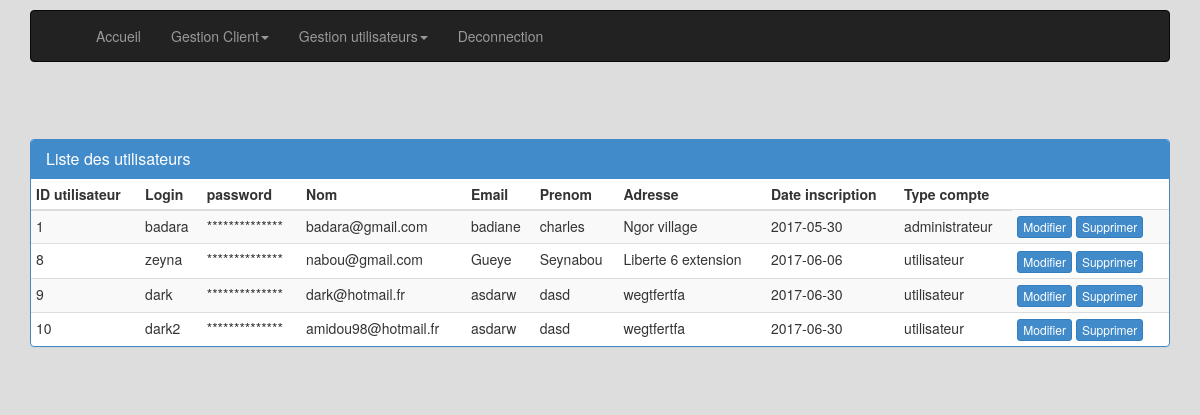
Screenshot of /traitement/php/liste-utilisateur.php (signed in) with the database file from the repository.
### tables this page shows
CREATE TABLE `user` (
  `id` int(11) NOT NULL,
  `login` varchar(20) NOT NULL,
  `password` varchar(50) NOT NULL,
  `pin` varchar(50) NOT NULL,
  `email` varchar(30) NOT NULL,
  `nom` varchar(30) NOT NULL,
  `prenom` varchar(30) NOT NULL,
  `adresse` text NOT NULL,
  `date_inscription` date NOT NULL,
  `type_groupe` int(11) NOT NULL
);

CREATE TABLE `user_groupe` (
  `id` int(11) NOT NULL,
  `groupe` varchar(15) NOT NULL
);

### traitement/php/liste-utilisateur.php (the view, shortened to what this page needs)
<?php
    include_once('connexion_sql.php');
    $reponse=$bdd->query('SELECT user.id, login, email, nom, prenom, adresse, date_inscription, groupe FROM user , user_groupe WHERE user.type_groupe=user_groupe.id') or die(print_r($bdd->errorInfo()));
?>
<!DOCTYPE HTML>
<html>
    <head>
        <link href="../css/bootstrap.css" rel="stylesheet">
    </head>
    <body>
        <div class="container">
            <?php include("menu.php"); ?>
            <div class="row">
                <section class="col-sm-12">
                    <div class="panel panel-primary">
                        <table class="table table-striped table-condensed">
                            <div class="panel-heading">
                                <h3 class="panel-title">Liste des utilisateurs</h3>
                            </div>
                            <thead>
                                <tr>
                                    <th>ID utilisateur</th>
                                    <th>Login</th>
                                    <th>password</th>
                                    <th>Nom</th>
                                    <th>Email</th>
                                    <th>Prenom</th>
                                    <th>Adresse</th>
                                    <th>Date inscription</th>
                                    <th>Type compte</th>
                                </tr>
                            </thead>
                            <tbody>
                                <?php
                                while($donnees=$reponse->fetch())
                                {
                                ?>
                                <tr>
                                    <td><?php echo htmlspecialchars($donnees['id']);?></td>
                                    <td><?php echo htmlspecialchars($donnees['login']);?></td>
                                    <td>**************</td>
                                    <td><?php echo htmlspecialchars($donnees['email']);?></td>
                                    <td><?php echo htmlspecialchars($donnees['nom']);?></td>
                                    <td><?php echo htmlspecialchars($donnees['prenom']);?></td>
                                    <td><?php echo htmlspecialchars($donnees['adresse']);?></td>
                                    <td><?php echo htmlspecialchars($donnees['date_inscription']);?></td>
                                    <td><?php echo htmlspecialchars($donnees['groupe']);?></td>
                                    <td>
                                        <a><?php echo '<a href="modifier-utilisateur.php?id_user='.$donnees['id'].'">';?><button class="btn btn-primary btn-xs">Modifier</button></a>
                                        <a><?php echo '<a href="liste-utilisateur.php?id_user='.$donnees['id'].'">';?><button class="btn btn-primary btn-xs">Supprimer</button></a>
                                    </td>
                                </tr>
                                <?php
                                }
                                ?>
                            </tbody>
                        </table>
                    </div>
                </section>
            </div>
        </div>
    </body>
</html>

### traitement/php/menu.php (shortened to what this page needs)
<nav class="navbar navbar-inverse" role="navigation">
    <div class="collapse navbar-collapse">
        <ul class="nav navbar-nav">
            <li><a href="accueil-admin.php">Accueil</a></li>
            <li class="dropdown">
                <a class="dropdown-toggle" data-toggle="dropdown" href="#">Gestion Client<b class="caret"></b></a>
            </li>
            <li class="dropdown">
                <a class="dropdown-toggle" data-toggle="dropdown" href="#">Gestion utilisateurs<b class="caret"></b></a>
            </li>
            <li><a href="deconnection.php">Deconnection</a></li>
        </ul>
    </div>
</nav>

### traitement/php/liste-utilisateur.php (style rules this page uses)
body { background-color: #DDD; padding-top: 10px; }
[class*="col-"] { margin-bottom: 20px; }
[class*="nav navbar-nav"] { margin-left: 35px; }
[class*="panel panel-primary"] { margin-top: 5%; }

### rows the page displays
user: id "1", login "badara", email "badara@gmail.com", nom "badiane", prenom "charles", adresse "Ngor village", date_inscription "2017-05-30", user_groupe.groupe "administrateur"
user: id "8", login "zeyna", email "nabou@gmail.com", nom "Gueye", prenom "Seynabou", adresse "Liberte 6 extension", date_inscription "2017-06-06", user_groupe.groupe "utilisateur"
user: id "9", login "dark", email "dark@hotmail.fr", nom "asdarw", prenom "dasd", adresse "wegtfertfa", date_inscription "2017-06-30", user_groupe.groupe "utilisateur"
user: id "10", login "dark2", email "amidou98@hotmail.fr", nom "asdarw", prenom "dasd", adresse "wegtfertfa", date_inscription "2017-06-30", user_groupe.groupe "utilisateur"
